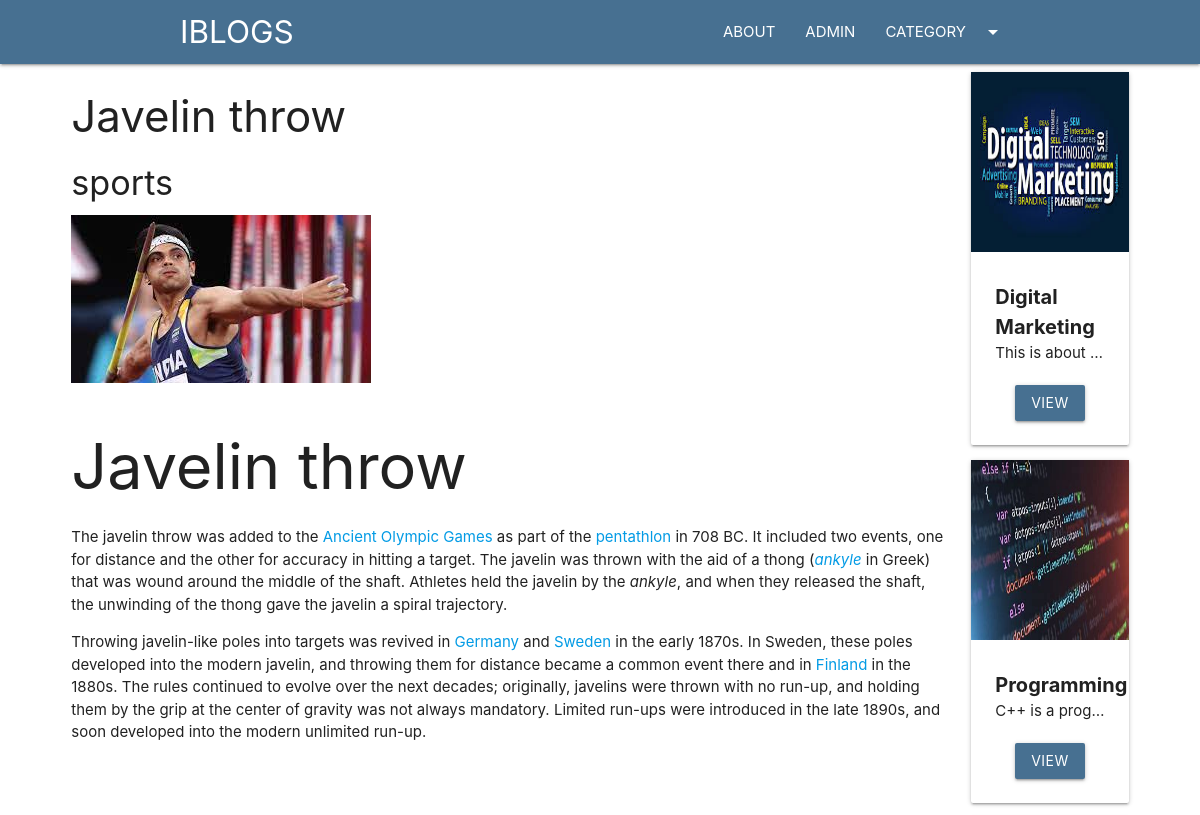
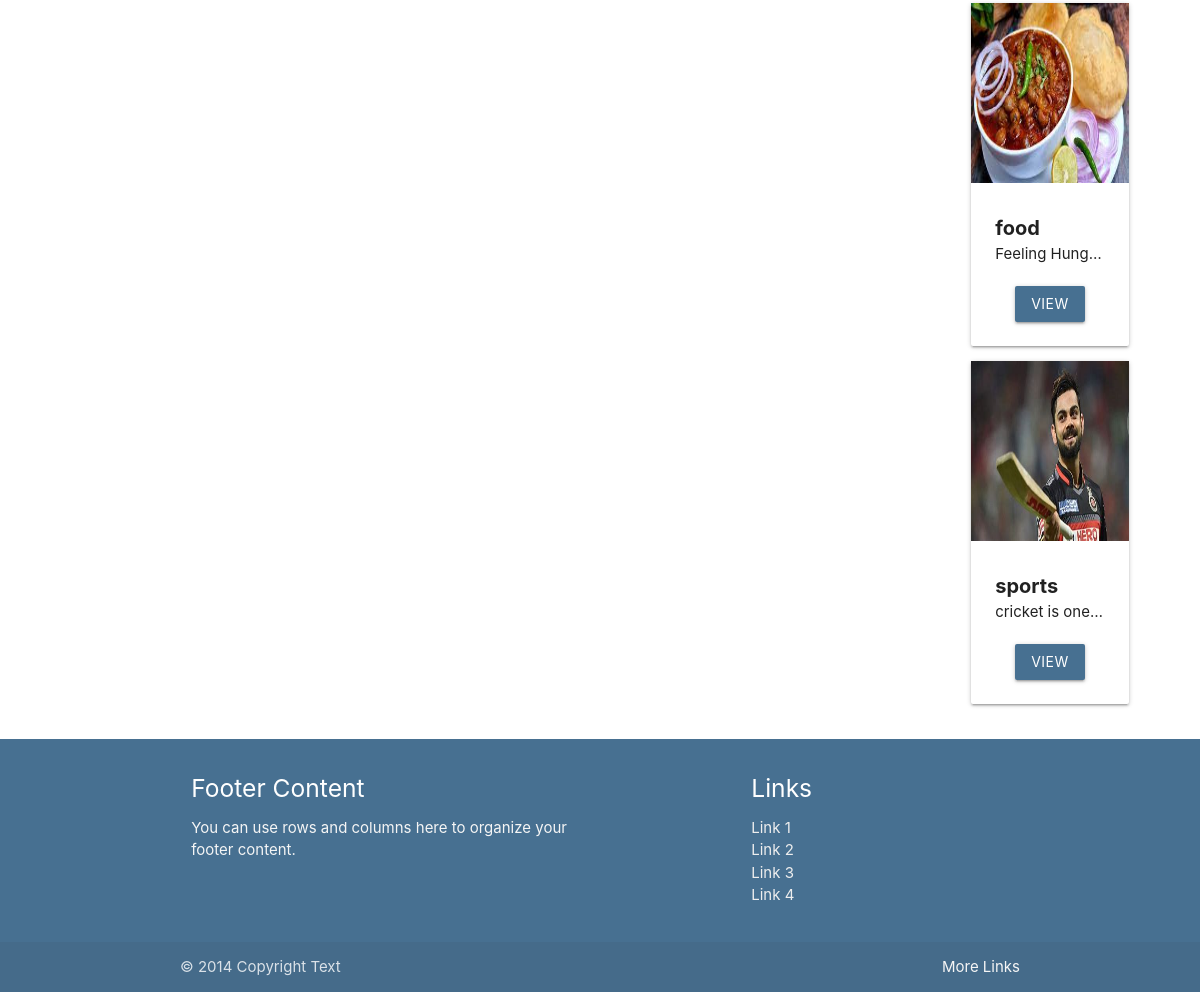
Page /blog/javelin on the committed database (2 pictures, top to bottom).
### blog/models.py (models this page shows, shortened)
class Post(models.Model):
    post_id=models.AutoField(primary_key=True)
    title=models.CharField(max_length=100)
    content=HTMLField()
    url=models.CharField(max_length=100)
    cat=models.ForeignKey(Category,on_delete=models.CASCADE)
    image=models.ImageField(upload_to='post/')
    def __str__(self):
        return self.title

class Category(models.Model):
    cat_id=models.AutoField(primary_key=True)
    title=models.CharField(max_length=100)
    description=models.TextField()
    url=models.CharField(max_length=100)
    image=models.ImageField(upload_to='category/')
    add_date=models.DateTimeField(auto_now_add=True,null=True)

### blog/views.py (the view)
# urls.py: path('blog/<slug:url>',post),
def post(request,url):
    post=Post.objects.get(url=url)
    cats=Category.objects.all()
    print(post)
    data={
        'post':post,
        'cats':cats
    }
    return render(request,'posts.html',data)

### template/posts.html (shortened to what this page needs)
{%extends 'base.html'%}
{%block content%}
<div class="container-custom">
    <div class="row">
        <div class="col s12 m10">
            <h3>{{post.title}}</h3>
            <h4>{{post.cat.title}}</h4>
            <img src="/media/{{post.image}}" class="responsive-img" alt="">
            <br>
            <p>
                {{post.content|safe}}
            </p>
        </div>
        <div class="col s12 m2">
            {%for cat in cats%}
            <div class="card item">
                <div class="img-container">
                    <img src="/media/{{cat.image}}" style="width: 300px; height: 180px;" class="responsive-img" alt="">
                </div>
                <div class="card-content">
                    <b style="font-size: 20px;">
                        {{cat.title}}
                    </b>
                    <p class="truncate">{{cat.description}}</p>
                    <div class="container center-align mt20">
                        <a href="/category/{{cat.url}}" class="btn bg-primary">View</a>
                    </div>
                </div>
            </div>
            {%endfor%}
        </div>
    </div>
</div>
{%endblock%}

### blog/static/css/style.css (style rules this page uses)
.bg-primary { background-color: #477091 !important; }
.mt20 { margin-top: 20px; }
.container-custom { width: 90% !important; margin: auto; }

### rows in the picture
Post: title "Javelin throw", cat "sports", image (picture), content "Javelin throw The javelin throw was added to the Ancient Olympic Games as part of the pentathlon in 708 BC. It included two events, one for distance and the other for accuracy in hitting a target. The javelin was thrown with the aid of a thong ( ankyle in Greek) that was wound around the middle of the shaft. Athletes held the javelin by the ankyle , and when they released the shaft, the unwinding of the thong gave the javelin a spiral trajectory. Throwing javelin-like poles into targets was revived in Germany and Sweden in the early 1870s. In Sweden, these poles developed into the modern javelin, and throwing them for distance became a common event there and in Finland in the 1880s. The…"
Category: image (picture), title "Digital Marketing", description "This is about…"
Category: image (picture), title "Programming", description "C++ is a prog…"
Category: image (picture), title "food", description "Feeling Hung…"
Category: image (picture), title "sports", description "cricket is one…"
